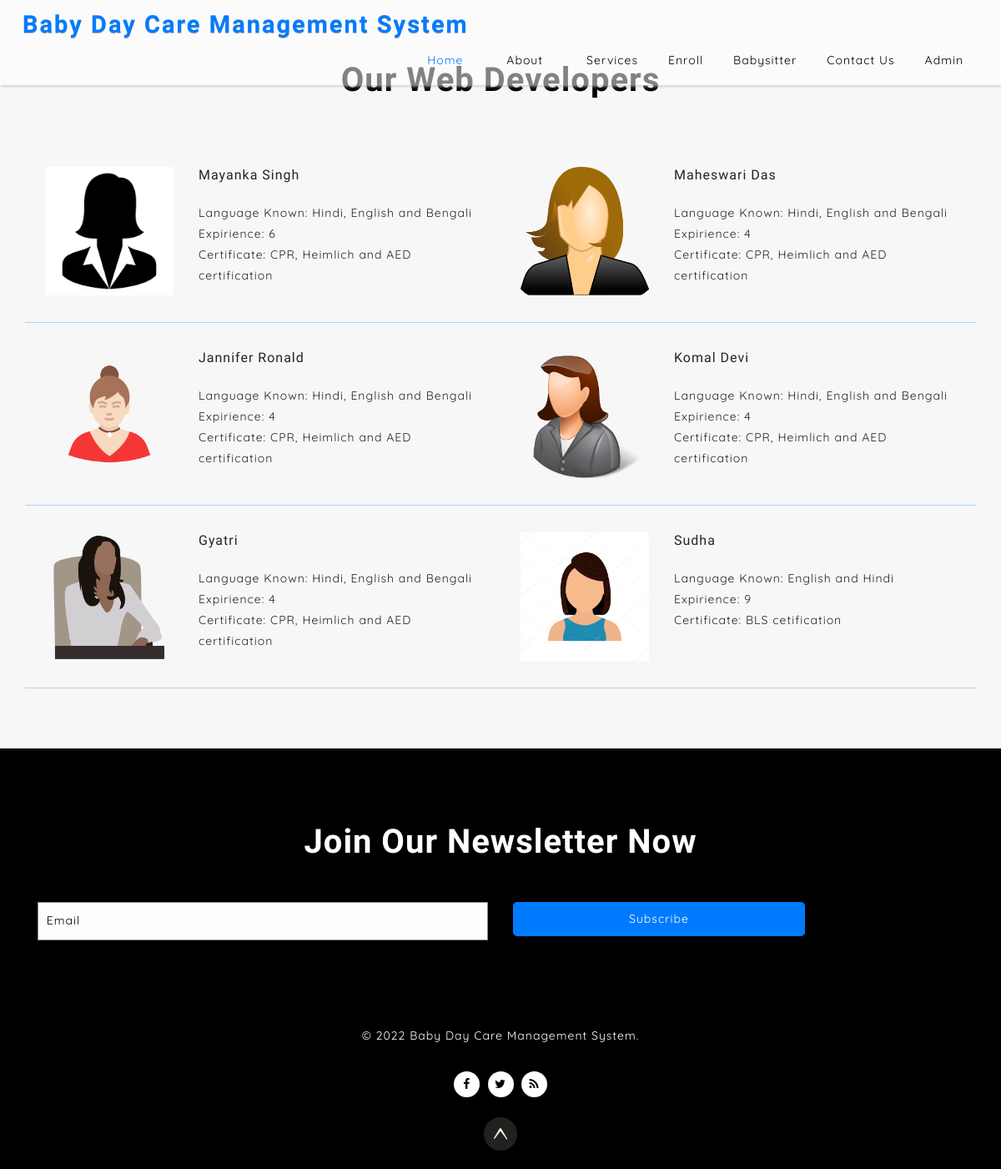
The app's page /bdcms/baby-sitter.php with its own data.
### tables this page shows
CREATE TABLE `tblbabysitter` (
  `id` int(11) NOT NULL,
  `Name` varchar(200) DEFAULT NULL,
  `Email` varchar(200) DEFAULT NULL,
  `MobileNo` bigint(12) DEFAULT NULL,
  `Address` mediumtext DEFAULT NULL,
  `City` varchar(255) DEFAULT NULL,
  `State` varchar(255) DEFAULT NULL,
  `LanguagesKnown` mediumtext DEFAULT NULL,
  `BabysitterExp` varchar(200) DEFAULT NULL,
  `ProfilePic` varchar(200) DEFAULT NULL,
  `Certificate` mediumtext DEFAULT NULL,
  `Description` mediumtext DEFAULT NULL,
  `RegDate` timestamp NULL DEFAULT current_timestamp()
);

### bdcms/baby-sitter.php (the view, shortened to what this page needs)
<?php
include('includes/config.php');
  ?>
<!DOCTYPE html>
<html lang="zxx">
   <head>
      <link href="css/bootstrap.min.css" rel="stylesheet" type="text/css" media="all">
      <link href="css/font-awesome.min.css" rel="stylesheet">
      <link href="css/style.css" rel='stylesheet' type='text/css' media="all">
   </head>
   <body>
      <div class="main-top" id="home">
         <?php include_once("includes/navbar.php");?>
      <section class="blog py-lg-4 py-md-3 py-sm-3 py-3" id="blog">
         <div class="container py-lg-5 py-md-5 py-sm-4 py-3">
            <h3 class="title text-center mb-lg-5 mb-md-4 mb-sm-4 mb-3">Our Web Developers</h3>
            <div class="row">
              <?php
$ret=mysqli_query($con,"select * from tblbabysitter");
while ($row=mysqli_fetch_array($ret)) {
?>
               <div class="col-lg-6 col-md-6 blog-by-blog border-grid-bottom">
                  <div class="row">
                     <div class="col-lg-4">
                        <img src="admin/images/<?php  echo $row['ProfilePic'];?>" class="img-fluid" alt="">
                     </div>
                     <div class="col-lg-8 col-lg-8 blog-w3layouts-grids">
                        <div class="blog-matter mb-3">
                           <h6><?php  echo $row['Name'];?></h6>
                        </div>
                        <div class="event-blog-w3pvt mt-md-4 mt-3 p-0">
                           <p>Language Known: <?php  echo $row['LanguagesKnown'];?> </p>
                           <p>Expirience: <?php  echo $row['BabysitterExp'];?> </p>
                           <p>Certificate: <?php  echo $row['Certificate'];?> </p>
                        </div>
                     </div>
                  </div>
               </div><?php } ?>
            </div>
         </div>
      </section>
     <?php include_once('includes/footer.php');?>
   </body>
</html>

### bdcms/includes/navbar.php (shortened to what this page needs)
<div class="headder-top" style="color: pink;">
            <div class="container-fluid">
               <nav >
                  <div id="logo">
                     <h1><a class="" href="index.php">Baby Day Care Management System</a></h1>
                  </div>
                  <ul class="menu mt-2">
                     <li class="active"><a href="index.php">Home</a></li>
                     <li class="mx-lg-3 mx-md-2 my-md-0 my-1"><a href="about.php">About</a></li>
                     <li><a href="services.php">Services</a></li>
                     <li><a href="enroll.php">Enroll</a></li>
                     <li><a href="baby-sitter.php">Babysitter</a></li>
                     <li><a href="contact.php">Contact Us</a></li>
                     <li><a href="admin/index.php">Admin</a></li>
                  </ul>
               </nav>
            </div>
         </div>

### bdcms/includes/footer.php (shortened to what this page needs)
<footer class="py-3">
     <section class="subceibe py-lg-4 py-md-3 py-sm-3 py-3" >
        <div class="container py-lg-5 py-md-4 py-sm-4 py-3">
           <h3 class="title text-center mb-lg-5 mb-md-4 mb-sm-4 mb-3" style="color: white;">Join Our Newsletter Now</h3>
           <form action="#" method="post">
              <div class="contact-mid row">
                 <div class="col-lg-6 col-md-6 col-sm-6 form-group contact-forms">
                    <input type="email" class="form-control" placeholder="Email" required="" name="email">
                 </div>
                 <div class="col-lg-4 col-md-4 col-sm-4 form-group contact-forms">
                 <button type="submit" class="btn click-me" value="submit" name="sub">Subscribe</button>
              </div>
              </div>
           </form>
        </div>
     </section>
        <div class="copy-bottom-txt text-center py-3">
           <p>
              © <?php echo date('Y');?> Baby Day Care Management System.
           </p>
        </div>
        <div class="social-icons mt-lg-3 mt-2 text-center">
           <ul>
              <li><a href="#"><span class="fa fa-facebook"></span></a></li>
              <li><a href="#"><span class="fa fa-twitter"></span></a></li>
              <li><a href="#"><span class="fa fa-rss"></span></a></li>
           </ul>
        </div>
        <div class="text-center">
           <a href="#home" class="move-top text-center mt-lg-4 mt-3"></a>
        </div>
     </footer>

### bdcms/css/style.css (style rules this page uses)
html, body { padding: 0; margin: 0; background: #fff; letter-spacing: 1px; font-family: 'Quicksand', sans-serif; }
html { scroll-behavior: smooth; }
body a { outline: none; transition: 0.5s all; -webkit-transition: 0.5s all; -moz-transition: 0.5s all; -o-transition: 0.5s all; -ms-transition: 0.5s all; text-decoration: none; }
select,input[type="email"],input[type="text"],input[type=password], input[type="button"],input[type="submit"],textarea,span { font-family: 'Quicksand', sans-serif; transition:0.5s all; -webkit-transition:0.5s all; -moz-transition:0.5s all; -o-transition:0.5s all; -ms-transition:0.5s all; letter-spacing: 1px; }
h1, h2, h3, h4, h5, h6 { margin: 0; padding: 0; font-family: 'Dosis', sans-serif; letter-spacing: 1px; }
p { margin: 0; padding: 0; letter-spacing: 1px; font-family: 'Quicksand', sans-serif; }
ul { margin: 0; padding: 0; list-style-type: none; }
ul li { display:inline-block; }
h3.title { font-size: 40px; color: #000; letter-spacing: 1px; font-weight:600; text-transform: capitalize; }
.list-job-grid p, .wthree-header-abt p, .client-txt-info p, .event-blog-w3pvt p, .contact_footer_grid_left p, .contact_footer_grid_left p a { font-size: 14px; color: #252525; line-height: 25px; }
nav { margin: 0; padding: 0; }
#logo h1 a { float: left; display: initial; letter-spacing: 2px; padding: 0em; font-size: 31px; color:#007bff; text-transform: capitalize; font-weight: 700; text-shadow: 0px 1px #afafaf; }
nav:after { content: ""; display: table; clear: both; }
nav ul { float: right; padding: 0; margin: 0; list-style: none; position: relative; }
nav ul li { margin: 0px; display: inline-block; float: left; }
nav ul li a { color: #000; text-transform: capitalize; font-weight: 400; font-size: 14px; letter-spacing: 1px; background:transparent; text-transform:capitalize; padding: 7px 18px; display: inline-block; transition: 0.5s all; -webkit-transition: 0.5s all; -moz-transition: 0.5s all; -o-transition: 0.5s all; -ms-transition: 0.5s all; }
.menu li.active a, .menu li a:hover { color:#007bff; border: none; transition: 0.5s all; -webkit-transition: 0.5s all; -moz-transition: 0.5s all; -o-transition: 0.5s all; -ms-transition: 0.5s all; }
li>a:only-child:after { content: ''; }
nav a { color: #000; font-size: 15px; }
.menu li.active a, .menu li a:hover { background:transparent; }
.main-top { position:relative; }
.headder-top { position: absolute; width: 100%; z-index: 99; background: rgba(255, 255, 255, 0.51); padding: 12px; box-shadow: 1px 1px 4px #c1c1c1; }
.outs_more-buttn a, .click-me { font-size: 14px; color: #fff; text-decoration: none; text-transform: capitalize; display: inline-block; letter-spacing: 1px; background-color: #007bff; outline: none; border-radius: 5px; padding: 8px 12px; border: 2px solid #007bff; }
.click-me { width:100%; }
*, *:before, *:after { margin: 0; padding: 0; box-sizing: border-box; }
input { display: none; }
.gallery,.blog ,.logos { background:#f7f7f7; }
.blog-by-blog { padding: 2em 1.5em; }
.border-grid-bottom { border-bottom:1px solid #add2fa; }
.contact-forms input, .contact-forms textarea { width: 100%; font-size: 14px; color: #000; padding: .8em .7em; background: #fdfdfd; outline: none; border: 1px solid #8a8a8a; border-radius: 0px; outline: none !important; }
footer { background:#000; }
.social-icons ul li a span { color: #000; width: 34px; background: #fff; height: 34px; text-align: center; line-height: 34px; border-radius: 20px; font-size: 13px; margin: 0px 2px; border-radius: 20px; font-size: 14px; margin: 0px 2px; transition: 0.5s all; -webkit-transition: 0.5s all; transition: 0.5s all; -moz-transition: 0.5s all; }
.copy-bottom-txt p { font-size:14px; color:#fff; }
a.move-top { width: 40px; height: 40px; background: url(../images/arrow.png) no-repeat 0px 0px; display: inline-block; }
@media (max-width:1440px) { .social-icons ul li a span { width: 31px; height: 31px; line-height: 31px; } }
@media (max-width:1366px) { .title { font-size: 41px; } }
@media (max-width:1280px) { .title { font-size: 38px; } }
@media (max-width:1280px) { #logo h1 a { font-size: 29px; } }
@media (max-width:1280px) { .outs_more-buttn a, .click-me { padding: 8px 10px; } }

### records on screen
tblbabysitter: ProfilePic (picture), Name "Mayanka Singh", LanguagesKnown "Hindi, English and Bengali", BabysitterExp "6", Certificate "CPR, Heimlich and AED certification"
tblbabysitter: ProfilePic (picture), Name "Maheswari Das", LanguagesKnown "Hindi, English and Bengali", BabysitterExp "4", Certificate "CPR, Heimlich and AED certification"
tblbabysitter: ProfilePic (picture), Name "Jannifer Ronald", LanguagesKnown "Hindi, English and Bengali", BabysitterExp "4", Certificate "CPR, Heimlich and AED certification"
tblbabysitter: ProfilePic (picture), Name "Komal Devi", LanguagesKnown "Hindi, English and Bengali", BabysitterExp "4", Certificate "CPR, Heimlich and AED certification"
tblbabysitter: ProfilePic (picture), Name "Gyatri", LanguagesKnown "Hindi, English and Bengali", BabysitterExp "4", Certificate "CPR, Heimlich and AED certification"
tblbabysitter: ProfilePic (picture), Name "Sudha", LanguagesKnown "English and Hindi", BabysitterExp "9", Certificate "BLS cetification"
